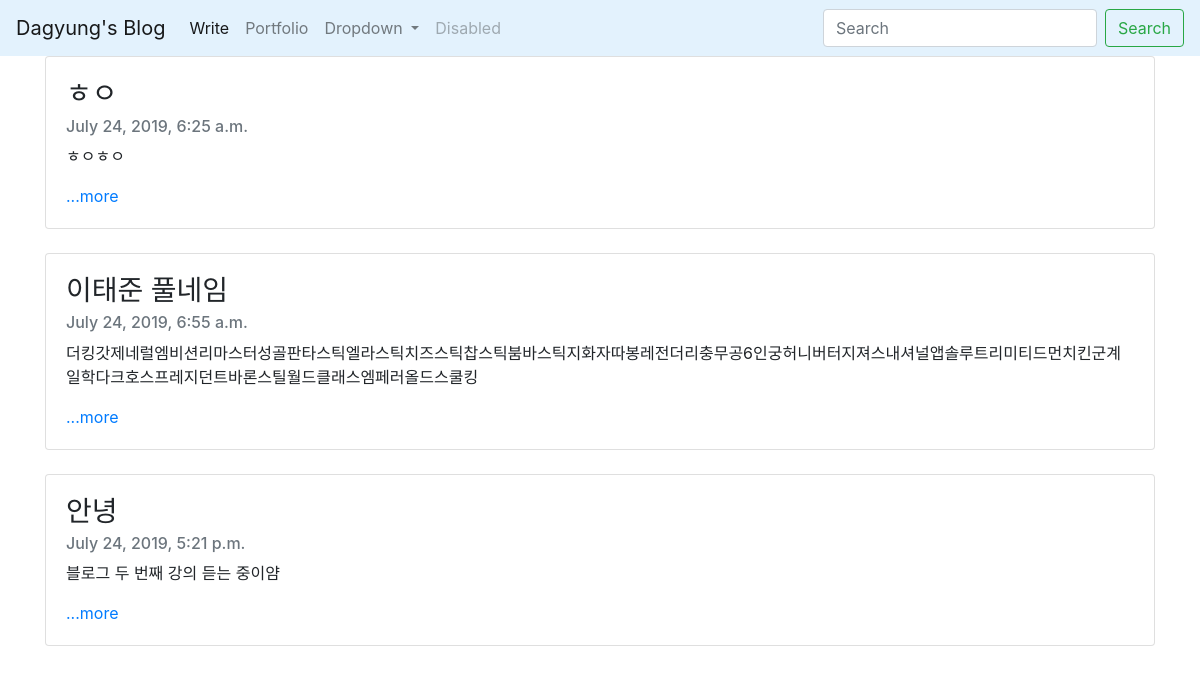
The page / on the database its author committed.
### blog/models.py (models this page shows, shortened)
class Blog(models.Model):#class명을 지을 때에는 대문자!
    title = models.CharField(max_length=200) #title 속성은 최대 lenth가 200인 문자열로 형성할거야!
    pub_date = models.DateTimeField('date published') # pub_date 속성은 날짜와 시간으로 형성할거야!
    body = models.TextField()# 문자열 제한 X
    def summary(self):    #summary는 자기 자신 객체를 인자로 받음
        return self.body[:100]  #자기 자신 객체 안에 있는 body라고 하는 본문 내용을 return + 100글자 상한선->home.html에 있는 본문의 'body'를 'summary'라고 바꾸어 주어야 함.

### blog/views.py (the view)
# urls.py: path('', blog.views.home, name="home"), #blog라는 앱에 있는 views.py에서 'home'이라는 함수랑 연결하겠다! 이 path이름은 home!
def home(request):
    blogs = Blog.objects # admin페이지의 blog안의 데이터들--> 모델로부터 전달받은 객체목록: 'queryset'--> 처리: '메소드'
    return render(request, 'home.html', {'blogs': blogs}) #blogs라는 변수를 templates에서 쓸 때 blog라는 이름으로 가져오겠다!

### blog/templates/home.html
{% extends 'base.html' %}
{% block contents %}
<body>
        {% for blog in blogs.all %}
            <div class="container">
            <div class="card">
                <div class="card-body">
                <h3 class="card-title">{{blog.title}}</h3>
                <h6 class="card-subtitle mb-2 text-muted">{{blog.pub_date}}</h6>
                <p class="card-text">{{blog.summary}}</p>
                <a href="{% url 'detail' blog.id %}" class="card-link">...more</a>
                </div>
            </div> <br>
            </div>
        {%endfor%}
</body>
{% endblock %}

### rows shown on the page
Blog: title "ㅎㅇ", pub_date "July 24, 2019, 6:25 a.m.", summary "ㅎㅇㅎㅇ"
Blog: title "이태준 풀네임", pub_date "July 24, 2019, 6:55 a.m.", summary "더킹갓제네럴엠비션리마스터성골판타스틱엘라스틱치즈스틱찹스틱붐바스틱지화자따봉레전더리충무공6인궁허니버터지져스내셔널앱솔루트리미티드먼치킨군계일학다크호스프레지던트바론스틸월드클래스엠페러올드스쿨킹"
Blog: title "안녕", pub_date "July 24, 2019, 5:21 p.m.", summary "블로그 두 번째 강의 듣는 중이얌"
